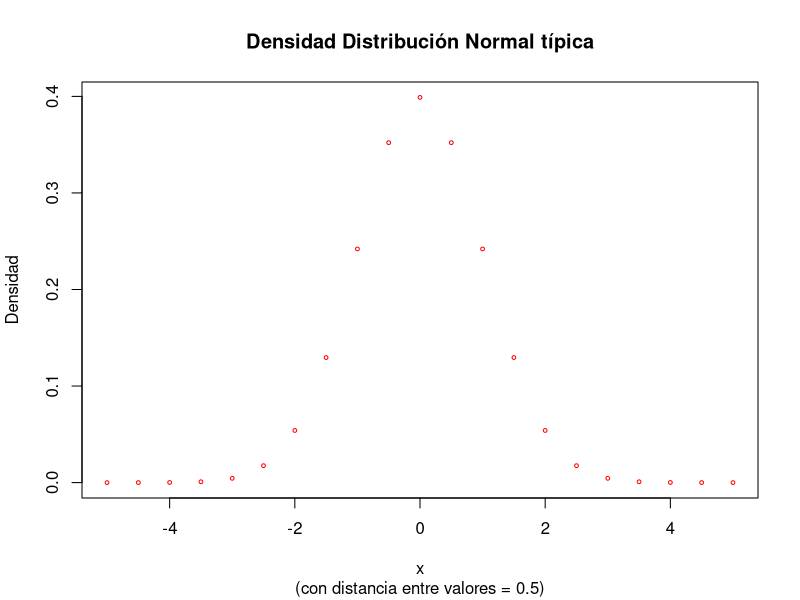
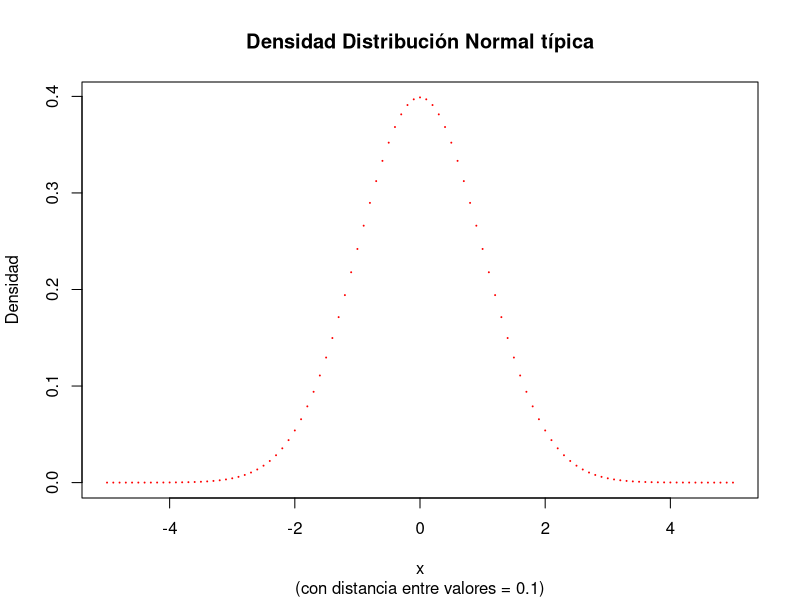
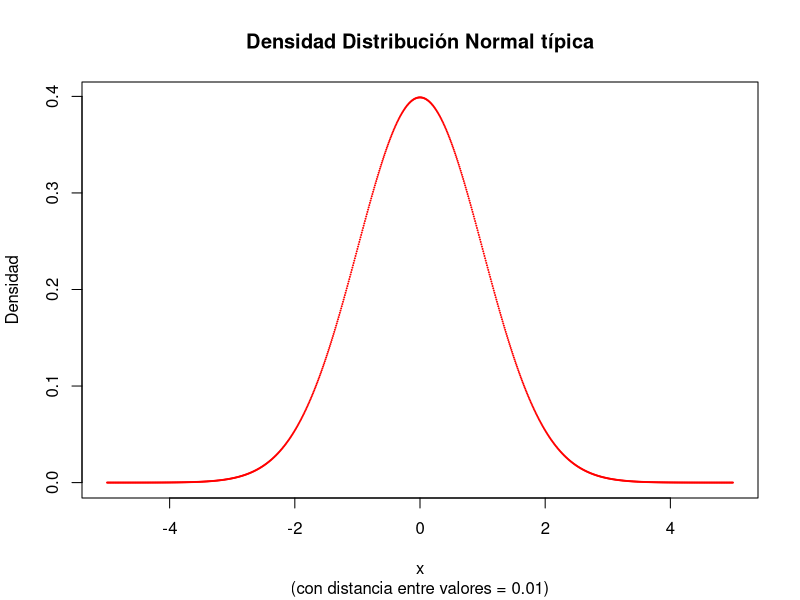
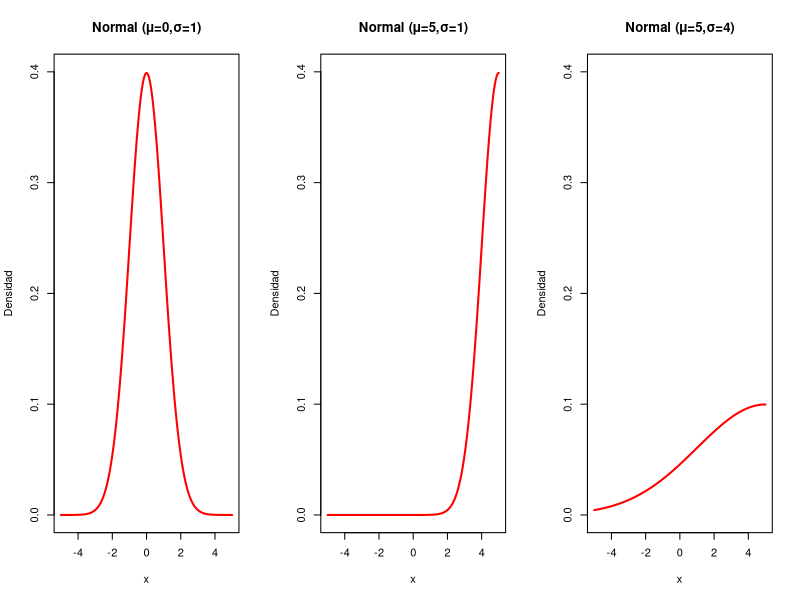
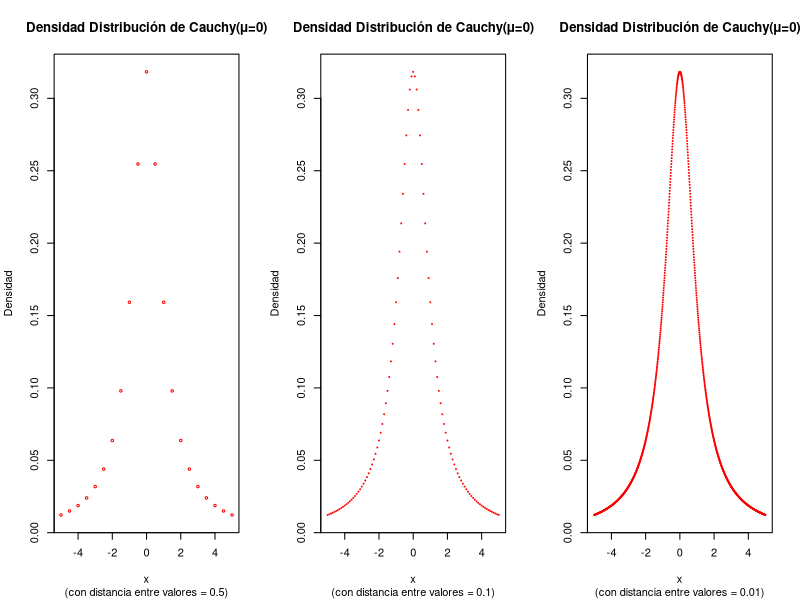
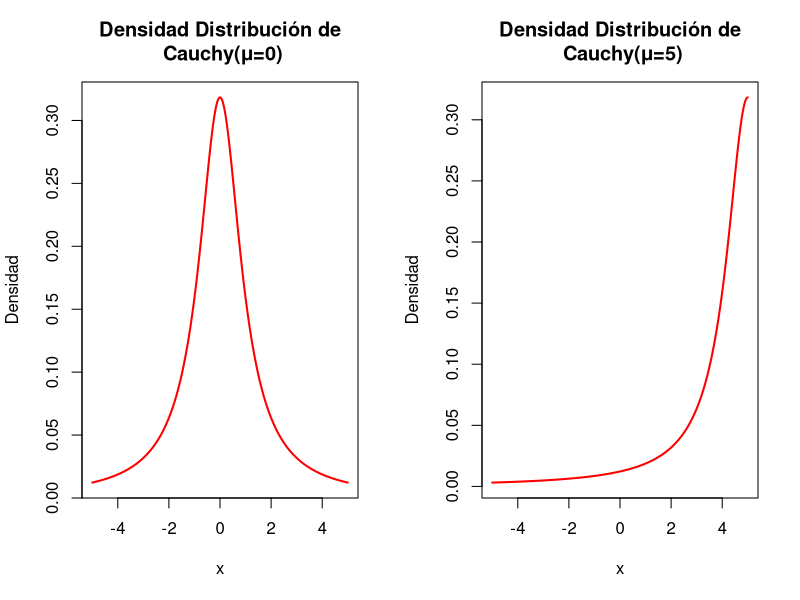
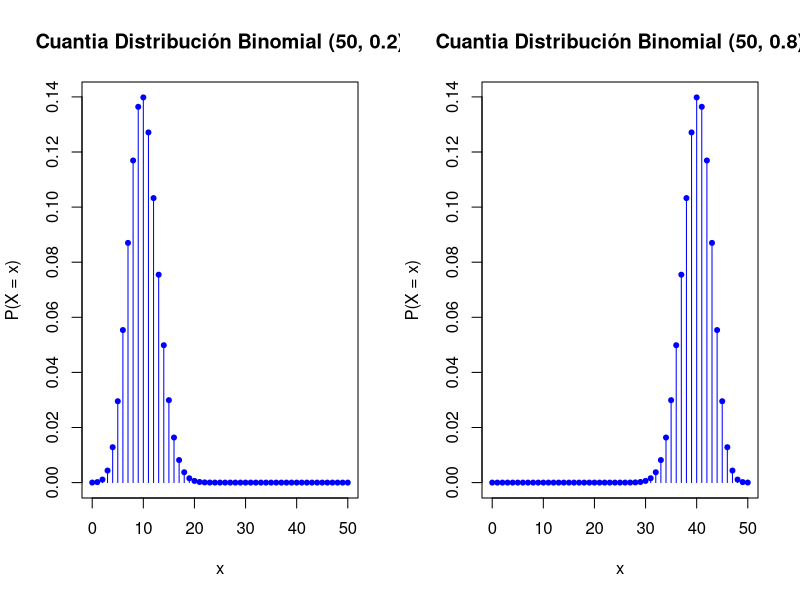
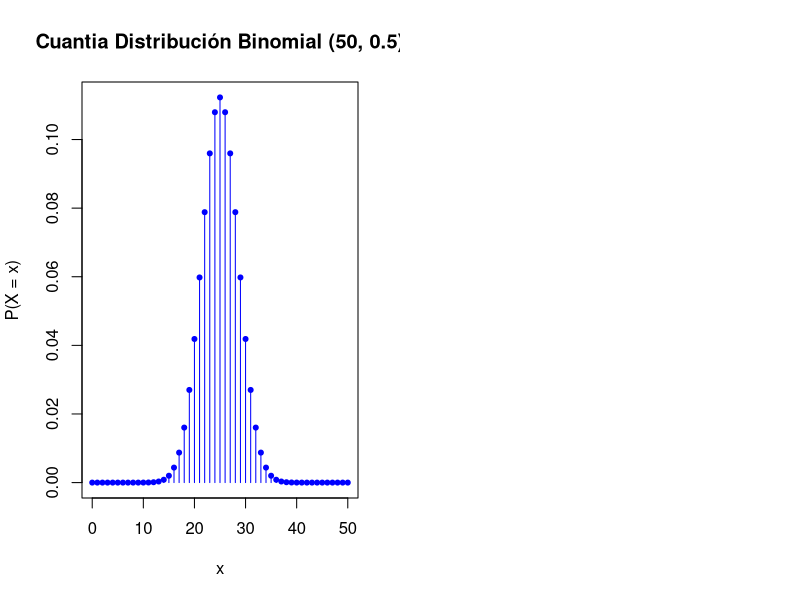

Write R code to recreate these figures, in order.
## ---- chunk 1
# Parte b)
dist_normal <- function(mu = 0,sigma = 1,delta){  # Función que genera densidades de una normal
  x <- seq(-5, 5, by = delta) # valores de x de -5 a 5
  probs <- (1/(sqrt(2*pi)*sigma)) * exp(-((x - mu)^2)/(2*sigma^2)) 
  return(list(x = x, probs = probs)) # devuelve lista con x y densidades
}

# Parte c) Grafica la normal con diferentes distancias entre los puntos
delta <- c(0.5, 0.1, 0.01)
for(d in delta){
  dt <- dist_normal(0,1,d)
  plot(dt$x, dt$probs, col = "red", xlab = "x", ylab = "Densidad",
       cex = d, main = "Densidad Distribución Normal típica",
       sub = paste0("(con distancia entre valores = ", d, ")"))
}
## ---- chunk 2
# Parte d)

par(mfrow = c(1,3)) # Prepara ventana para 3 gráficos juntos

# Diferentes combinaciones de media y desviación
parametros <- list(
  c(mu = 0, sigma = 1),
  c(mu = 5, sigma = 1),
  c(mu = 5, sigma = 4)
)

for(p in parametros){
  mu <- p["mu"]
  sigma <- p["sigma"]
  dt <- dist_normal(mu, sigma, delta = 0.01)
  plot(dt$x, dt$probs, col = "red", xlab = "x", ylab = "Densidad", type = "l",
       lwd = 2, ylim = c(0, 0.4), main = paste0("Normal (μ=", mu, ",σ=", sigma, ")"))
}
## ---- chunk 3
#Para la parte 2 y 3 tomamos mu = 0

dist_cauchy <- function(mu = 0, delta){
  x <- seq(-5, 5, by = delta) #secuencia con distancia delta
  probs <- (1/pi)*(1/(1 + (x - mu)^2)) #densidad // colas pesadas
  return(list(x = x, probs = probs))
} 

#Divido la funcion en dos por la diferencia en escala a la hora de graficar
#Parte 2 y 3
delta <- c(0.5, 0.1, 0.01)
for(d in delta){
  dt <- dist_cauchy(0, d)
  plot(dt$x, dt$probs, col = "red", xlab = "x", ylab = "Densidad",
       cex = d, main = "Densidad Distribución de Cauchy(μ=0)",
       sub = paste0("(con distancia entre valores = ", d, ")"))
}

#GRAFICAR CON TYPE = "l" ?? 

#Parte 4
par(mfrow = c(1,2))
mu <- c(0, 5)
for(m in mu){
  dt <- dist_cauchy(m, 0.01)
  plot(dt$x, dt$probs, col = "red", xlab = "x", ylab = "Densidad", type = "l",
       lwd = 2, main = paste0("Densidad Distribución de\n Cauchy(μ=", m, ")"))
}
## ---- chunk 4
#Distribucion binomial // p en [0,1], x en {0, ..., n}

#descartado // sapply(x, function(y) dist_binom(y, p, n))

plot_binom <- function(n = 50, p){
  x <- 0:n
  probs <- choose(n,x)*(p^x)*(1-p)^(n - x)
  plot(x, probs, type = "h", xlab = "x", ylab = "P(X = x)", col = "blue",
       main = paste0("Cuantia Distribución Binomial (",n, ", ", p,")"))
  points(x, probs, col = "blue", pch = 20)
}

plot_binom(p = 0.2)
plot_binom(p = 0.8)
plot_binom(p = 0.5)
## ---- chunk 5
sueldo <- sum(1:365)
sueldo
promedio_mensual <- sueldo/12 
promedio_mensual
## ---- chunk 6
sueldo2 <- sueldo + sum(366:730) 
sueldo2
promedio_mensual2 <- sueldo2/24
promedio_mensual2
## ---- chunk 7
sueldo100 <- sum(100:464)
sueldo100
promedio100 <- sueldo100/12
promedio100

sueldo100_2 <- sueldo100 + sum(465:829)
sueldo100_2
promedio100_2 <- sueldo100_2/24
promedio100_2
## ---- chunk 8
a <- matrix(c(4,3,0,1,0,6,1,2,5 ), nrow = 3)

b <- c(480,360,450)

solucion <- solve(a, b)
solucion
## ---- chunk 9
error_abs <- function(x, x_gorro){
  abs( x - x_gorro)
}

error_rel <- function(x, x_gorro){
  error_abs(x, x_gorro)/abs(x)
}

#a) 
x = 2.71828182 ; x_g = 2.7182 #5 cifras sig
error_abs(x, x_g) ; error_rel(x, x_g) 

#b)
y = 98350 ; y_g = 98000 #2 cifras sig (?)
error_abs(y, y_g) ; error_rel(y, y_g)

#c) 
z= 0.000068 ; z_g = 0.00006 #1 cifra sig
error_abs(z, z_g) ; error_rel(z, z_g)
## ---- chunk 10
datos <- rexp(100) #simulamos 100 datos con distribucion exponencial

media_aritmetica <- mean(datos)

media_geometrica <- prod(datos)^(1/length(datos))

media_armonica <- length(datos)/sum(1/datos)

data.frame(
  Medias = c("Aritmética", "Geométrica", "Armónica"), 
  Valores = c(media_aritmetica, media_geometrica, media_armonica)
)
